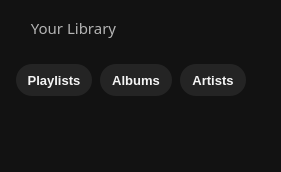
       <widget class="QWidget" name="libraryBackgroundWidget" native="true">
        <property name="sizePolicy">
         <sizepolicy hsizetype="Preferred" vsizetype="Expanding">
          <horstretch>0</horstretch>
          <verstretch>0</verstretch>
         </sizepolicy>
        </property>
        <property name="maximumSize">
         <size>
          <width>16777215</width>
          <height>16777215</height>
         </size>
        </property>
        <property name="styleSheet">
         <string notr="true">border-radius: 10px;
background-color: rgb(18, 18, 18);</string>
        </property>
        <layout class="QVBoxLayout" name="verticalLayout_3">
         <property name="spacing">
          <number>0</number>
         </property>
         <property name="leftMargin">
          <number>0</number>
         </property>
         <property name="topMargin">
          <number>0</number>
         </property>
         <property name="rightMargin">
          <number>0</number>
         </property>
         <property name="bottomMargin">
          <number>0</number>
         </property>
         <item>
          <layout class="QHBoxLayout" name="libraryHLayout">
           <property name="spacing">
            <number>73</number>
           </property>
           <property name="leftMargin">
            <number>16</number>
           </property>
           <property name="topMargin">
            <number>8</number>
           </property>
           <property name="rightMargin">
            <number>16</number>
           </property>
           <property name="bottomMargin">
            <number>8</number>
           </property>
           <item>
            <widget class="QPushButton" name="libraryButton">
             <property name="sizePolicy">
              <sizepolicy hsizetype="Fixed" vsizetype="Fixed">
               <horstretch>0</horstretch>
               <verstretch>0</verstretch>
              </sizepolicy>
             </property>
             <property name="minimumSize">
              <size>
               <width>135</width>
               <height>40</height>
              </size>
             </property>
             <property name="font">
              <font>
               <family>Segoe UI Black</family>
               <pointsize>11</pointsize>
              </font>
             </property>
             <property name="cursor">
              <cursorShape>ArrowCursor</cursorShape>
             </property>
             <property name="styleSheet">
              <string notr="true">QPushButton {
    text-align: left;       /* Align text to the left */
    padding-left: 8px;     /* Adjust padding as needed */
	color: rgb(180, 180, 180);
}

QPushButton::icon {
    subcontrol-position: left center; /* Icon to the left and centered vertically */
}

</string>
             </property>
             <property name="text">
              <string> Your Library</string>
             </property>
             <property name="icon">
              <iconset resource="resources.qrc">
               <normaloff>:/assets/buttons/library.png</normaloff>:/assets/buttons/library.png</iconset>
             </property>
             <property name="iconSize">
              <size>
               <width>22</width>
               <height>22</height>
              </size>
             </property>
            </widget>
           </item>
           <item>
            <widget class="RoundButton" name="addButton">
             <property name="sizePolicy">
              <sizepolicy hsizetype="Fixed" vsizetype="Fixed">
               <horstretch>0</horstretch>
               <verstretch>0</verstretch>
              </sizepolicy>
             </property>
             <property name="minimumSize">
              <size>
               <width>0</width>
               <height>32</height>
              </size>
             </property>
             <property name="maximumSize">
              <size>
               <width>32</width>
               <height>16777215</height>
              </size>
             </property>
             <property name="cursor">
              <cursorShape>PointingHandCursor</cursorShape>
             </property>
             <property name="styleSheet">
              <string notr="true">QPushButton {
	border-radius: 16.4px;
}

QPushButton:hover {
    icon: url(:assets/buttons/add_hover.png);
	background-color: rgb(31, 31, 31);
}

QPushButton:pressed {
    icon: url(:assets/buttons/add_hover.png);
	background-color: rgb(0, 0, 0);
}
</string>
             </property>
             <property name="text">
              <string/>
             </property>
             <property name="icon">
              <iconset resource="resources.qrc">
               <normaloff>:/assets/buttons/add.png</normaloff>:/assets/buttons/add.png</iconset>
             </property>
             <property name="iconSize">
              <size>
               <width>14</width>
               <height>14</height>
              </size>
             </property>
            </widget>
           </item>
          </layout>
         </item>
         <item>
          <layout class="QHBoxLayout" name="playlistsButtonsHLayout">
           <property name="spacing">
            <number>8</number>
           </property>
           <property name="leftMargin">
            <number>16</number>
           </property>
           <property name="topMargin">
            <number>8</number>
           </property>
           <property name="rightMargin">
            <number>0</number>
           </property>
           <property name="bottomMargin">
            <number>8</number>
           </property>
           <item>
            <widget class="QPushButton" name="playlistsButton">
             <property name="sizePolicy">
              <sizepolicy hsizetype="Fixed" vsizetype="Fixed">
               <horstretch>0</horstretch>
               <verstretch>0</verstretch>
              </sizepolicy>
             </property>
             <property name="minimumSize">
              <size>
               <width>76</width>
               <height>32</height>
              </size>
             </property>
             <property name="font">
              <font>
               <family>Segoe UI</family>
               <pointsize>10</pointsize>
               <bold>true</bold>
              </font>
             </property>
             <property name="cursor">
              <cursorShape>PointingHandCursor</cursorShape>
             </property>
             <property name="styleSheet">
              <string notr="true">QPushButton {
	background-color: rgb(36, 36, 36);
	color: rgb(244, 244, 244);
	border-radius: 16.4px;
}

QPushButton:hover {
	background-color: rgb(42, 42, 42);
}

QPushButton:checked {
	background-color: rgb(255, 255, 255);
	color: rgb(0, 0, 0);
}

</string>
             </property>
             <property name="text">
              <string>Playlists</string>
             </property>
             <property name="iconSize">
              <size>
               <width>22</width>
               <height>22</height>
              </size>
             </property>
             <property name="checkable">
              <bool>true</bool>
             </property>
            </widget>
           </item>
           <item>
            <widget class="QPushButton" name="albumsButton">
             <property name="sizePolicy">
              <sizepolicy hsizetype="Fixed" vsizetype="Fixed">
               <horstretch>0</horstretch>
               <verstretch>0</verstretch>
              </sizepolicy>
             </property>
             <property name="minimumSize">
              <size>
               <width>72</width>
               <height>32</height>
              </size>
             </property>
             <property name="maximumSize">
              <size>
               <width>16777215</width>
               <height>16777215</height>
              </size>
             </property>
             <property name="font">
              <font>
               <family>Segoe UI</family>
               <pointsize>10</pointsize>
               <bold>true</bold>
              </font>
             </property>
             <property name="cursor">
              <cursorShape>PointingHandCursor</cursorShape>
             </property>
             <property name="styleSheet">
              <string notr="true">QPushButton {
	background-color: rgb(36, 36, 36);
	color: rgb(244, 244, 244);
	border-radius: 16.4px;
}

QPushButton:hover {
	background-color: rgb(42, 42, 42);
}

QPushButton:checked {
	background-color: rgb(255, 255, 255);
	color: rgb(0, 0, 0);
}

</string>
             </property>
             <property name="text">
              <string>Albums</string>
             </property>
             <property name="iconSize">
              <size>
               <width>14</width>
               <height>14</height>
              </size>
             </property>
             <property name="checkable">
              <bool>true</bool>
             </property>
            </widget>
           </item>
           <item>
            <widget class="QPushButton" name="artistsButton">
             <property name="sizePolicy">
              <sizepolicy hsizetype="Fixed" vsizetype="Fixed">
               <horstretch>0</horstretch>
               <verstretch>0</verstretch>
              </sizepolicy>
             </property>
             <property name="minimumSize">
              <size>
               <width>66</width>
               <height>32</height>
              </size>
             </property>
             <property name="font">
              <font>
               <family>Segoe UI</family>
               <pointsize>10</pointsize>
               <bold>true</bold>
              </font>
             </property>
             <property name="cursor">
              <cursorShape>PointingHandCursor</cursorShape>
             </property>
             <property name="styleSheet">
              <string notr="true">QPushButton {
	background-color: rgb(36, 36, 36);
	color: rgb(244, 244, 244);
	border-radius: 16.4px;
}

QPushButton:hover {
	background-color: rgb(42, 42, 42);
}

QPushButton:checked {
	background-color: rgb(255, 255, 255);
	color: rgb(0, 0, 0);
}

</string>
             </property>
             <property name="text">
              <string>Artists</string>
             </property>
             <property name="checkable">
              <bool>true</bool>
             </property>
            </widget>
           </item>
           <item>
            <spacer name="playlistsButtonsSpacer">
             <property name="orientation">
              <enum>Qt::Orientation::Horizontal</enum>
             </property>
             <property name="sizeType">
              <enum>QSizePolicy::Policy::Fixed</enum>
             </property>
             <property name="sizeHint" stdset="0">
              <size>
               <width>35</width>
               <height>20</height>
              </size>
             </property>
            </spacer>
           </item>
          </layout>
         </item>
         <item>
          <widget class="QScrollArea" name="libraryScrollArea">
           <property name="sizePolicy">
            <sizepolicy hsizetype="Preferred" vsizetype="Expanding">
             <horstretch>0</horstretch>
             <verstretch>0</verstretch>
            </sizepolicy>
           </property>
           <property name="styleSheet">
            <string notr="true">background-color: rgb(18, 18, 18);

/*background-color: rgb(170, 0, 0);*/</string>
           </property>
           <property name="widgetResizable">
            <bool>true</bool>
           </property>
           <widget class="QWidget" name="libraryScrollAreaWidget">
            <property name="geometry">
             <rect>
              <x>0</x>
              <y>0</y>
              <width>290</width>
              <height>247</height>
             </rect>
            </property>
           </widget>
          </widget>
         </item>
        </layout>
       </widget>
